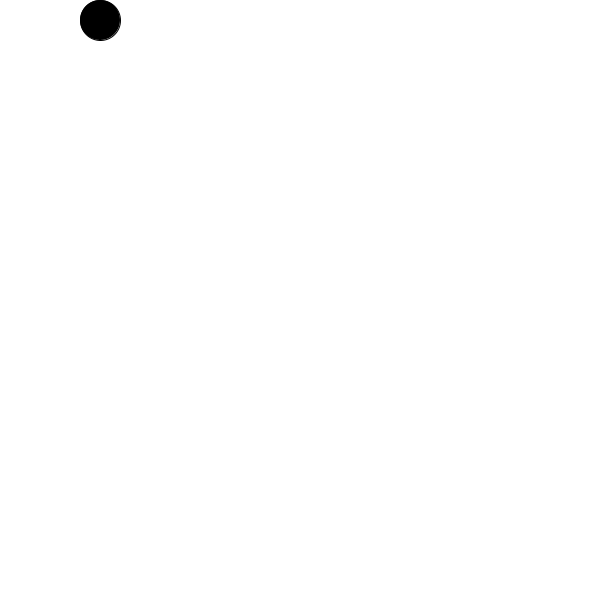
Frame 1 (no input)
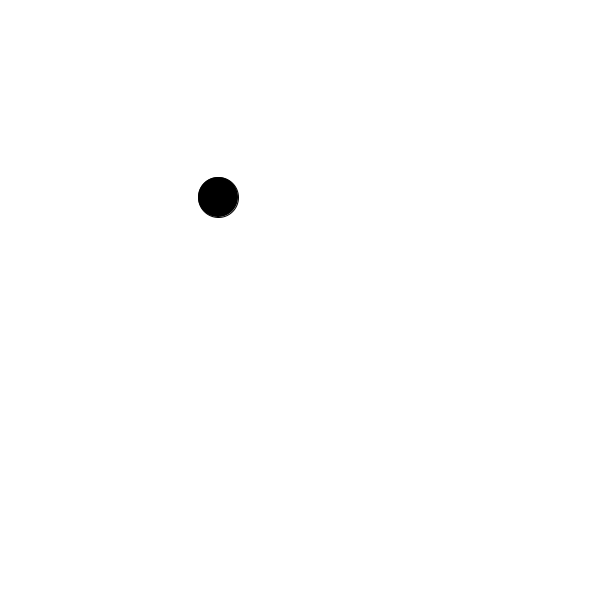
Frame 60 (the mouse pressed at the canvas centre just before this capture)
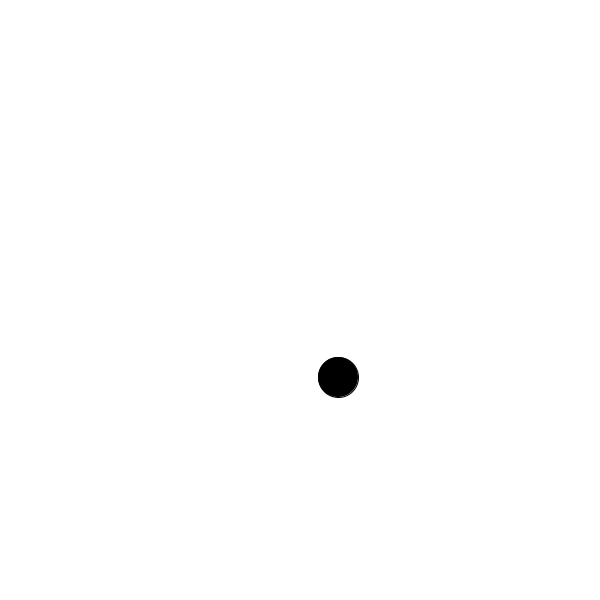
Frame 120 (the mouse held since frame 60 and released just before this capture)

The Processing sketch that drew these frames (run headless with seeded random() and noise(); from frame 60 on, the mouse is pressed at the canvas centre):

// Processing sketch: processing_118946
// ── processing_118946.pde

//variables
int x=100;
int y=20;

int r=40;
int vx=2; //velocitat X
int vy=3; //velocitat Y

void setup() {
  size(600, 600);
  smooth();
  frameRate (200);
}

void draw() {
  background(255);

  fill(0);
  ellipse(x, y, r, r);

  //actualitzacio posicions
  y = y + vy;
  x = x + vx;

  //moviment

  //limits-posicio X
  if ((x>width-r/2)||(x<r/2)) {
    vx = -vx;
  }

  //limits-posicio Y
  if ((y>height-r/2)||(y<r/2)) {
    vy = -vy;
  }
}
